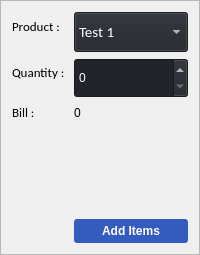
                                 <widget class="QFrame" name="orderDetailFrame">
                                  <property name="sizePolicy">
                                   <sizepolicy hsizetype="Fixed" vsizetype="Fixed">
                                    <horstretch>0</horstretch>
                                    <verstretch>136</verstretch>
                                   </sizepolicy>
                                  </property>
                                  <property name="minimumSize">
                                   <size>
                                    <width>0</width>
                                    <height>0</height>
                                   </size>
                                  </property>
                                  <property name="frameShape">
                                   <enum>QFrame::StyledPanel</enum>
                                  </property>
                                  <property name="frameShadow">
                                   <enum>QFrame::Raised</enum>
                                  </property>
                                  <layout class="QFormLayout" name="formLayout_2">
                                   <item row="0" column="0">
                                    <widget class="QLabel" name="label_54">
                                     <property name="font">
                                      <font>
                                       <family>Calibri</family>
                                       <pointsize>10</pointsize>
                                       <weight>50</weight>
                                       <italic>false</italic>
                                       <bold>false</bold>
                                      </font>
                                     </property>
                                     <property name="text">
                                      <string>Product : </string>
                                     </property>
                                    </widget>
                                   </item>
                                   <item row="0" column="1">
                                    <widget class="QComboBox" name="cmbxOProduct">
                                     <property name="enabled">
                                      <bool>false</bool>
                                     </property>
                                     <property name="sizePolicy">
                                      <sizepolicy hsizetype="Expanding" vsizetype="Fixed">
                                       <horstretch>0</horstretch>
                                       <verstretch>0</verstretch>
                                      </sizepolicy>
                                     </property>
                                     <property name="minimumSize">
                                      <size>
                                       <width>0</width>
                                       <height>40</height>
                                      </size>
                                     </property>
                                     <property name="font">
                                      <font>
                                       <family>Calibri</family>
                                       <pointsize>11</pointsize>
                                       <weight>50</weight>
                                       <italic>false</italic>
                                       <bold>false</bold>
                                      </font>
                                     </property>
                                     <property name="autoFillBackground">
                                      <bool>false</bool>
                                     </property>
                                     <property name="styleSheet">
                                      <string notr="true">background-color: rgb(33, 37, 43);
color: rgb(255, 255, 255);</string>
                                     </property>
                                     <property name="iconSize">
                                      <size>
                                       <width>16</width>
                                       <height>16</height>
                                      </size>
                                     </property>
                                     <property name="frame">
                                      <bool>true</bool>
                                     </property>
                                     <item>
                                      <property name="text">
                                       <string>Test 1</string>
                                      </property>
                                     </item>
                                     <item>
                                      <property name="text">
                                       <string>Test 2</string>
                                      </property>
                                     </item>
                                     <item>
                                      <property name="text">
                                       <string>Test 3</string>
                                      </property>
                                     </item>
                                    </widget>
                                   </item>
                                   <item row="1" column="0">
                                    <widget class="QLabel" name="label_55">
                                     <property name="font">
                                      <font>
                                       <family>Calibri</family>
                                       <pointsize>10</pointsize>
                                       <weight>50</weight>
                                       <italic>false</italic>
                                       <bold>false</bold>
                                      </font>
                                     </property>
                                     <property name="text">
                                      <string>Quantity : </string>
                                     </property>
                                    </widget>
                                   </item>
                                   <item row="2" column="0">
                                    <widget class="QLabel" name="label_56">
                                     <property name="font">
                                      <font>
                                       <family>Calibri</family>
                                       <pointsize>10</pointsize>
                                       <weight>50</weight>
                                       <italic>false</italic>
                                       <bold>false</bold>
                                      </font>
                                     </property>
                                     <property name="text">
                                      <string>Bill : </string>
                                     </property>
                                    </widget>
                                   </item>
                                   <item row="4" column="1">
                                    <spacer name="verticalSpacer_13">
                                     <property name="orientation">
                                      <enum>Qt::Vertical</enum>
                                     </property>
                                     <property name="sizeType">
                                      <enum>QSizePolicy::Expanding</enum>
                                     </property>
                                     <property name="sizeHint" stdset="0">
                                      <size>
                                       <width>20</width>
                                       <height>40</height>
                                      </size>
                                     </property>
                                    </spacer>
                                   </item>
                                   <item row="5" column="1">
                                    <widget class="QPushButton" name="btnAddItem">
                                     <property name="enabled">
                                      <bool>false</bool>
                                     </property>
                                     <property name="styleSheet">
                                      <string notr="true">QPushButton
{
background-color:#345CBF;
color:white;
border-radius:3px;
font: 12pt &quot;Calibri&quot;;
font-weight:bold;
color:white;
padding:5px;

}
QPushButton:hover
{
background-color:#1159A8;
}</string>
                                     </property>
                                     <property name="text">
                                      <string>Add Items</string>
                                     </property>
                                    </widget>
                                   </item>
                                   <item row="3" column="1">
                                    <spacer name="verticalSpacer_15">
                                     <property name="orientation">
                                      <enum>Qt::Vertical</enum>
                                     </property>
                                     <property name="sizeHint" stdset="0">
                                      <size>
                                       <width>20</width>
                                       <height>40</height>
                                      </size>
                                     </property>
                                    </spacer>
                                   </item>
                                   <item row="1" column="1">
                                    <widget class="QSpinBox" name="numOQuantity">
                                     <property name="enabled">
                                      <bool>false</bool>
                                     </property>
                                     <property name="minimumSize">
                                      <size>
                                       <width>0</width>
                                       <height>40</height>
                                      </size>
                                     </property>
                                     <property name="styleSheet">
                                      <string notr="true">background-color: rgb(33, 37, 43);
color: rgb(255, 255, 255);
font: 10pt &quot;MS Shell Dlg 2&quot;;</string>
                                     </property>
                                     <property name="maximum">
                                      <number>999999999</number>
                                     </property>
                                    </widget>
                                   </item>
                                   <item row="2" column="1">
                                    <widget class="QLabel" name="txtOBill">
                                     <property name="styleSheet">
                                      <string notr="true">font: 13pt &quot;MS Shell Dlg 2&quot;;</string>
                                     </property>
                                     <property name="text">
                                      <string>0</string>
                                     </property>
                                    </widget>
                                   </item>
                                  </layout>
                                 </widget>
